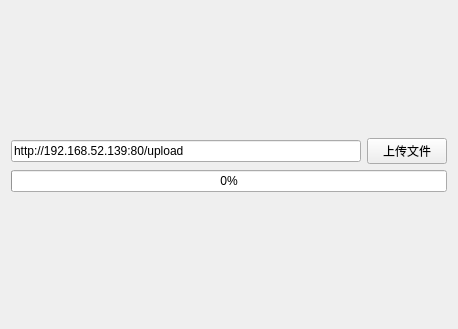
<?xml version="1.0" encoding="UTF-8"?>
<ui version="4.0">
 <class>Widget</class>
 <widget class="QWidget" name="Widget">
  <property name="geometry">
   <rect>
    <x>0</x>
    <y>0</y>
    <width>458</width>
    <height>329</height>
   </rect>
  </property>
  <property name="windowTitle">
   <string>Widget</string>
  </property>
  <layout class="QGridLayout" name="gridLayout">
   <item row="2" column="0" colspan="2">
    <widget class="QProgressBar" name="progressBar">
     <property name="value">
      <number>0</number>
     </property>
    </widget>
   </item>
   <item row="1" column="1">
    <widget class="QPushButton" name="pushButton">
     <property name="text">
      <string>上传文件</string>
     </property>
    </widget>
   </item>
   <item row="1" column="0">
    <widget class="QLineEdit" name="lineEdit">
     <property name="text">
      <string>http://192.168.52.139:80/upload</string>
     </property>
    </widget>
   </item>
   <item row="3" column="0">
    <spacer name="verticalSpacer">
     <property name="orientation">
      <enum>Qt::Vertical</enum>
     </property>
     <property name="sizeHint" stdset="0">
      <size>
       <width>20</width>
       <height>40</height>
      </size>
     </property>
    </spacer>
   </item>
   <item row="0" column="0">
    <spacer name="verticalSpacer_2">
     <property name="orientation">
      <enum>Qt::Vertical</enum>
     </property>
     <property name="sizeHint" stdset="0">
      <size>
       <width>20</width>
       <height>40</height>
      </size>
     </property>
    </spacer>
   </item>
  </layout>
 </widget>
 <layoutdefault spacing="6" margin="11"/>
 <resources/>
 <connections/>
</ui>
